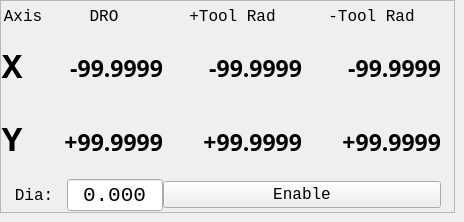
    <widget class="QWidget" name="tab_manual">
     <attribute name="title">
      <string> Manual </string>
     </attribute>
     <widget class="QFrame" name="frame_manual">
      <property name="geometry">
       <rect>
        <x>0</x>
        <y>0</y>
        <width>455</width>
        <height>213</height>
       </rect>
      </property>
      <property name="sizePolicy">
       <sizepolicy hsizetype="Ignored" vsizetype="Ignored">
        <horstretch>0</horstretch>
        <verstretch>0</verstretch>
       </sizepolicy>
      </property>
      <property name="frameShape">
       <enum>QFrame::StyledPanel</enum>
      </property>
      <property name="frameShadow">
       <enum>QFrame::Raised</enum>
      </property>
      <layout class="QGridLayout" name="gridLayout_21">
       <property name="leftMargin">
        <number>0</number>
       </property>
       <property name="topMargin">
        <number>0</number>
       </property>
       <property name="rightMargin">
        <number>13</number>
       </property>
       <property name="bottomMargin">
        <number>0</number>
       </property>
       <property name="spacing">
        <number>0</number>
       </property>
       <item row="0" column="0" colspan="2">
        <widget class="QLabel" name="label_60">
         <property name="sizePolicy">
          <sizepolicy hsizetype="Preferred" vsizetype="Minimum">
           <horstretch>0</horstretch>
           <verstretch>0</verstretch>
          </sizepolicy>
         </property>
         <property name="minimumSize">
          <size>
           <width>0</width>
           <height>0</height>
          </size>
         </property>
         <property name="maximumSize">
          <size>
           <width>16777215</width>
           <height>30</height>
          </size>
         </property>
         <property name="font">
          <font>
           <family>Monospace</family>
           <pointsize>12</pointsize>
           <weight>50</weight>
           <italic>false</italic>
           <bold>false</bold>
          </font>
         </property>
         <property name="text">
          <string>Axis</string>
         </property>
         <property name="alignment">
          <set>Qt::AlignCenter</set>
         </property>
        </widget>
       </item>
       <item row="2" column="1" colspan="3">
        <widget class="QLabel" name="dro_lb_y2">
         <property name="minimumSize">
          <size>
           <width>139</width>
           <height>41</height>
          </size>
         </property>
         <property name="font">
          <font>
           <family>DSEG7 Modern</family>
           <pointsize>17</pointsize>
           <weight>75</weight>
           <italic>false</italic>
           <bold>true</bold>
           <kerning>false</kerning>
          </font>
         </property>
         <property name="frameShape">
          <enum>QFrame::NoFrame</enum>
         </property>
         <property name="text">
          <string>+99.9999</string>
         </property>
         <property name="alignment">
          <set>Qt::AlignRight|Qt::AlignTrailing|Qt::AlignVCenter</set>
         </property>
         <property name="precision" stdset="0">
          <string>4</string>
         </property>
        </widget>
       </item>
       <item row="2" column="4">
        <widget class="QLabel" name="dro_lb_y2p">
         <property name="minimumSize">
          <size>
           <width>139</width>
           <height>41</height>
          </size>
         </property>
         <property name="font">
          <font>
           <family>DSEG7 Modern</family>
           <pointsize>17</pointsize>
           <weight>75</weight>
           <italic>false</italic>
           <bold>true</bold>
           <kerning>false</kerning>
          </font>
         </property>
         <property name="frameShape">
          <enum>QFrame::NoFrame</enum>
         </property>
         <property name="text">
          <string>+99.9999</string>
         </property>
         <property name="alignment">
          <set>Qt::AlignRight|Qt::AlignTrailing|Qt::AlignVCenter</set>
         </property>
         <property name="precision" stdset="0">
          <string>4</string>
         </property>
        </widget>
       </item>
       <item row="0" column="2" colspan="2">
        <widget class="QLabel" name="label_61">
         <property name="sizePolicy">
          <sizepolicy hsizetype="Preferred" vsizetype="Minimum">
           <horstretch>0</horstretch>
           <verstretch>0</verstretch>
          </sizepolicy>
         </property>
         <property name="minimumSize">
          <size>
           <width>0</width>
           <height>0</height>
          </size>
         </property>
         <property name="maximumSize">
          <size>
           <width>16777215</width>
           <height>30</height>
          </size>
         </property>
         <property name="font">
          <font>
           <family>Monospace</family>
           <pointsize>12</pointsize>
           <weight>50</weight>
           <italic>false</italic>
           <bold>false</bold>
          </font>
         </property>
         <property name="text">
          <string>DRO</string>
         </property>
         <property name="alignment">
          <set>Qt::AlignCenter</set>
         </property>
        </widget>
       </item>
       <item row="3" column="3">
        <widget class="QDoubleSpinBox" name="doubleSpinBox_tool_dia">
         <property name="font">
          <font>
           <family>Monospace</family>
           <pointsize>16</pointsize>
          </font>
         </property>
         <property name="alignment">
          <set>Qt::AlignCenter</set>
         </property>
         <property name="buttonSymbols">
          <enum>QAbstractSpinBox::NoButtons</enum>
         </property>
         <property name="decimals">
          <number>3</number>
         </property>
         <property name="singleStep">
          <double>0.001000000000000</double>
         </property>
         <property name="function" stdset="0">
          <string>set_var</string>
         </property>
         <property name="variable" stdset="0">
          <string>3000</string>
         </property>
         <property name="input" stdset="0">
          <string>number</string>
         </property>
        </widget>
       </item>
       <item row="0" column="5">
        <widget class="QLabel" name="label_63">
         <property name="sizePolicy">
          <sizepolicy hsizetype="Preferred" vsizetype="Minimum">
           <horstretch>0</horstretch>
           <verstretch>0</verstretch>
          </sizepolicy>
         </property>
         <property name="minimumSize">
          <size>
           <width>0</width>
           <height>0</height>
          </size>
         </property>
         <property name="maximumSize">
          <size>
           <width>16777215</width>
           <height>30</height>
          </size>
         </property>
         <property name="font">
          <font>
           <family>Monospace</family>
           <pointsize>12</pointsize>
           <weight>50</weight>
           <italic>false</italic>
           <bold>false</bold>
          </font>
         </property>
         <property name="text">
          <string>-Tool Rad</string>
         </property>
         <property name="alignment">
          <set>Qt::AlignCenter</set>
         </property>
        </widget>
       </item>
       <item row="1" column="4">
        <widget class="QLabel" name="dro_lb_x2p">
         <property name="minimumSize">
          <size>
           <width>139</width>
           <height>41</height>
          </size>
         </property>
         <property name="font">
          <font>
           <family>DSEG7 Modern</family>
           <pointsize>17</pointsize>
           <weight>75</weight>
           <italic>false</italic>
           <bold>true</bold>
           <kerning>false</kerning>
          </font>
         </property>
         <property name="frameShape">
          <enum>QFrame::NoFrame</enum>
         </property>
         <property name="text">
          <string>-99.9999</string>
         </property>
         <property name="alignment">
          <set>Qt::AlignRight|Qt::AlignTrailing|Qt::AlignVCenter</set>
         </property>
         <property name="precision" stdset="0">
          <string>4</string>
         </property>
        </widget>
       </item>
       <item row="2" column="0">
        <widget class="QLabel" name="label_y_2">
         <property name="sizePolicy">
          <sizepolicy hsizetype="Minimum" vsizetype="Preferred">
           <horstretch>0</horstretch>
           <verstretch>0</verstretch>
          </sizepolicy>
         </property>
         <property name="minimumSize">
          <size>
           <width>0</width>
           <height>0</height>
          </size>
         </property>
         <property name="maximumSize">
          <size>
           <width>30</width>
           <height>16777215</height>
          </size>
         </property>
         <property name="font">
          <font>
           <family>Monospace</family>
           <pointsize>26</pointsize>
           <weight>75</weight>
           <bold>true</bold>
          </font>
         </property>
         <property name="text">
          <string>Y</string>
         </property>
         <property name="alignment">
          <set>Qt::AlignCenter</set>
         </property>
        </widget>
       </item>
       <item row="3" column="4" colspan="2">
        <widget class="QPushButton" name="tool_rad_pb">
         <property name="font">
          <font>
           <family>Monospace</family>
           <pointsize>12</pointsize>
          </font>
         </property>
         <property name="text">
          <string>Enable</string>
         </property>
         <property name="checkable">
          <bool>false</bool>
         </property>
        </widget>
       </item>
       <item row="2" column="5">
        <widget class="QLabel" name="dro_lb_y2n">
         <property name="minimumSize">
          <size>
           <width>139</width>
           <height>41</height>
          </size>
         </property>
         <property name="font">
          <font>
           <family>DSEG7 Modern</family>
           <pointsize>17</pointsize>
           <weight>75</weight>
           <italic>false</italic>
           <bold>true</bold>
           <kerning>false</kerning>
          </font>
         </property>
         <property name="frameShape">
          <enum>QFrame::NoFrame</enum>
         </property>
         <property name="text">
          <string>+99.9999</string>
         </property>
         <property name="alignment">
          <set>Qt::AlignRight|Qt::AlignTrailing|Qt::AlignVCenter</set>
         </property>
         <property name="precision" stdset="0">
          <string>4</string>
         </property>
        </widget>
       </item>
       <item row="1" column="1" colspan="3">
        <widget class="QLabel" name="dro_lb_x2">
         <property name="minimumSize">
          <size>
           <width>139</width>
           <height>41</height>
          </size>
         </property>
         <property name="font">
          <font>
           <family>DSEG7 Modern</family>
           <pointsize>17</pointsize>
           <weight>75</weight>
           <italic>false</italic>
           <bold>true</bold>
           <kerning>false</kerning>
          </font>
         </property>
         <property name="frameShape">
          <enum>QFrame::NoFrame</enum>
         </property>
         <property name="text">
          <string>-99.9999</string>
         </property>
         <property name="alignment">
          <set>Qt::AlignRight|Qt::AlignTrailing|Qt::AlignVCenter</set>
         </property>
         <property name="precision" stdset="0">
          <string>4</string>
         </property>
        </widget>
       </item>
       <item row="3" column="0" colspan="3">
        <widget class="QLabel" name="label_41">
         <property name="font">
          <font>
           <family>Monospace</family>
           <pointsize>12</pointsize>
           <weight>50</weight>
           <italic>false</italic>
           <bold>false</bold>
          </font>
         </property>
         <property name="text">
          <string>Dia:</string>
         </property>
         <property name="alignment">
          <set>Qt::AlignCenter</set>
         </property>
        </widget>
       </item>
       <item row="0" column="4">
        <widget class="QLabel" name="label_62">
         <property name="sizePolicy">
          <sizepolicy hsizetype="Preferred" vsizetype="Minimum">
           <horstretch>0</horstretch>
           <verstretch>0</verstretch>
          </sizepolicy>
         </property>
         <property name="minimumSize">
          <size>
           <width>0</width>
           <height>0</height>
          </size>
         </property>
         <property name="maximumSize">
          <size>
           <width>16777215</width>
           <height>30</height>
          </size>
         </property>
         <property name="font">
          <font>
           <family>Monospace</family>
           <pointsize>12</pointsize>
           <weight>50</weight>
           <italic>false</italic>
           <bold>false</bold>
          </font>
         </property>
         <property name="text">
          <string>+Tool Rad</string>
         </property>
         <property name="alignment">
          <set>Qt::AlignCenter</set>
         </property>
        </widget>
       </item>
       <item row="1" column="5">
        <widget class="QLabel" name="dro_lb_x2n">
         <property name="minimumSize">
          <size>
           <width>139</width>
           <height>41</height>
          </size>
         </property>
         <property name="font">
          <font>
           <family>DSEG7 Modern</family>
           <pointsize>17</pointsize>
           <weight>75</weight>
           <italic>false</italic>
           <bold>true</bold>
           <kerning>false</kerning>
          </font>
         </property>
         <property name="frameShape">
          <enum>QFrame::NoFrame</enum>
         </property>
         <property name="text">
          <string>-99.9999</string>
         </property>
         <property name="alignment">
          <set>Qt::AlignRight|Qt::AlignTrailing|Qt::AlignVCenter</set>
         </property>
         <property name="precision" stdset="0">
          <string>4</string>
         </property>
        </widget>
       </item>
       <item row="1" column="0">
        <widget class="QLabel" name="label_x_2">
         <property name="sizePolicy">
          <sizepolicy hsizetype="Minimum" vsizetype="Preferred">
           <horstretch>0</horstretch>
           <verstretch>0</verstretch>
          </sizepolicy>
         </property>
         <property name="minimumSize">
          <size>
           <width>0</width>
           <height>0</height>
          </size>
         </property>
         <property name="maximumSize">
          <size>
           <width>30</width>
           <height>16777215</height>
          </size>
         </property>
         <property name="font">
          <font>
           <family>Monospace</family>
           <pointsize>26</pointsize>
           <weight>75</weight>
           <bold>true</bold>
          </font>
         </property>
         <property name="text">
          <string>X</string>
         </property>
         <property name="alignment">
          <set>Qt::AlignCenter</set>
         </property>
        </widget>
       </item>
      </layout>
     </widget>
    </widget>
